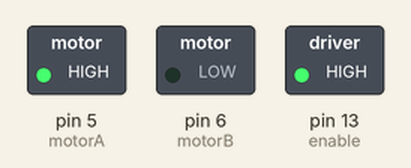
Recording of a sketch running on a simulated Arduino Uno, built with avr-gcc and run on an emulated ATmega328P. Parts: switched loads named in the sketch (green lamp = pin HIGH).

Above: at 1.5 s.
At 4.5 s:
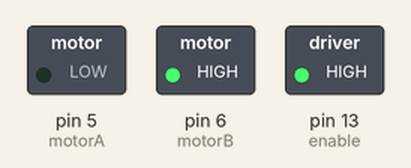
Timing chart, 0 to 7.8 s (numbered marks = the images above):
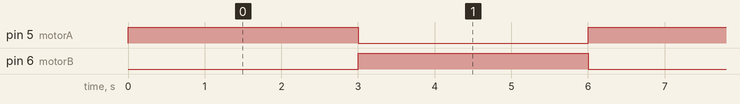

Measured:
- by itself, pin 5 (motorA), pin 6 (motorB): alternates HIGH for 3.0 s and LOW for 3.0 s

The sketch:

Self_Balancing_Robot.ino
```cpp
int enable = 13;
int motorA = 5;
int motorB = 6;
/*
#include<Wire.h>
const int MPU=0x68
int16_t AcX,AcY,AcZ,Tmp,GyX,GyY,GyZ;
*/

void setup() {
  pinMode(enable, OUTPUT);
  pinMode(motorA, OUTPUT);
  pinMode(motorB, OUTPUT);
  digitalWrite(enable, HIGH);   //Enables motor controller ic
 /*
  Wire.begin();
  Wire.beginTransmission(MPU);
  Wire.write(0x6B);  // PWR_MGMT_1 register
  Wire.write(0);     // set to zero (wakes up the MPU-6050)
  Wire.endTransmission(true);
  Serial.begin(9600);
  */
}

/*
void loop(){
 Wire.beginTransmission(MPU);
  Wire.write(0x3B);  // starting with register 0x3B (ACCEL_XOUT_H)
  Wire.endTransmission(false);
  Wire.requestFrom(MPU,14,true);  // request a total of 14 registers
  AcX=Wire.read()<<8|Wire.read();  // 0x3B (ACCEL_XOUT_H) & 0x3C (ACCEL_XOUT_L)
  AcY=Wire.read()<<8|Wire.read();  // 0x3D (ACCEL_YOUT_H) & 0x3E (ACCEL_YOUT_L)
  AcZ=Wire.read()<<8|Wire.read();  // 0x3F (ACCEL_ZOUT_H) & 0x40 (ACCEL_ZOUT_L)
  Tmp=Wire.read()<<8|Wire.read();  // 0x41 (TEMP_OUT_H) & 0x42 (TEMP_OUT_L)
  GyX=Wire.read()<<8|Wire.read();  // 0x43 (GYRO_XOUT_H) & 0x44 (GYRO_XOUT_L)
  GyY=Wire.read()<<8|Wire.read();  // 0x45 (GYRO_YOUT_H) & 0x46 (GYRO_YOUT_L)
  GyZ=Wire.read()<<8|Wire.read();  // 0x47 (GYRO_ZOUT_H) & 0x48 (GYRO_ZOUT_L)
  Serial.print("AcX = "); Serial.print(AcX);
  Serial.print(" | AcY = "); Serial.print(AcY);
  Serial.print(" | AcZ = "); Serial.print(AcZ);
  Serial.print(" | Tmp = "); Serial.print(Tmp/340.00+36.53);  //equation for temperature in degrees C from datasheet
  Serial.print(" | GyX = "); Serial.print(GyX);
  Serial.print(" | GyY = "); Serial.print(GyY);
  Serial.print(" | GyZ = "); Serial.println(GyZ);
  delay(333);
}
*/


void loop() {
  digitalWrite(motorA, HIGH);
  digitalWrite(motorB, LOW);
  delay(3000);
  digitalWrite(motorA, LOW);
  digitalWrite(motorB, HIGH);
  delay(3000);
}
```
